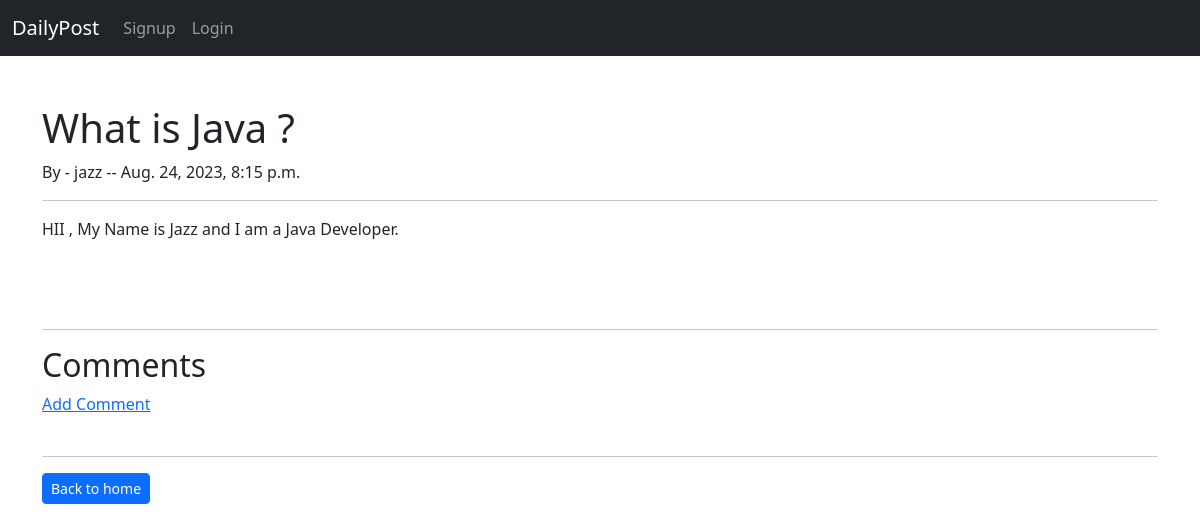
The app's page /blogdetail/6 with its own data.
### app/models.py (models this page shows, shortened)
class Blog(models.Model):
    title = models.CharField(max_length=255)
    author = models.ForeignKey(User, on_delete=models.CASCADE)
    content = models.TextField()
    created_at = models.DateTimeField(auto_now_add=True)

### app/views.py (the view)
# urls.py: path("blogdetail/",BlogDetailView.as_view(),name='blogdetail'),
class BlogDetailView(DetailView):
    model = Blog
    template_name = 'index/readmore.html'

### app/templates/index/readmore.html (shortened to what this page needs)
{% extends 'base/base.html' %}
{% block content %}
<div class="container mt-5">
    <h1>{{blog.title}}</h1>
    By - {{blog.author}} -- {{blog.created_at}}
    <br>
    <hr>
    {{blog.content | safe}}
    <br>
    <br><br><br>
    <hr>
    <h2>Comments </h2>
    {% if not blog.comments.all %}
        <Strong>No Comment Yet...</Strong><a href="{% url 'addcomment' blog.pk %}">Add One</a>
        {% else %}
        <a href="{% url 'addcomment' blog.pk %}">Add Comment</a><br>
            {% endif %}
            <br>
            <hr>
    <a href="{% url 'home'%}" class='btn btn-primary btn-sm'>Back to home</a>
</div>
{% endblock content %}

### records on screen
Blog: title "What is Java ?", author "jazz", created_at "Aug. 24, 2023, 8:15 p.m.", content "HII , My Name is Jazz and I am a Java Developer."
